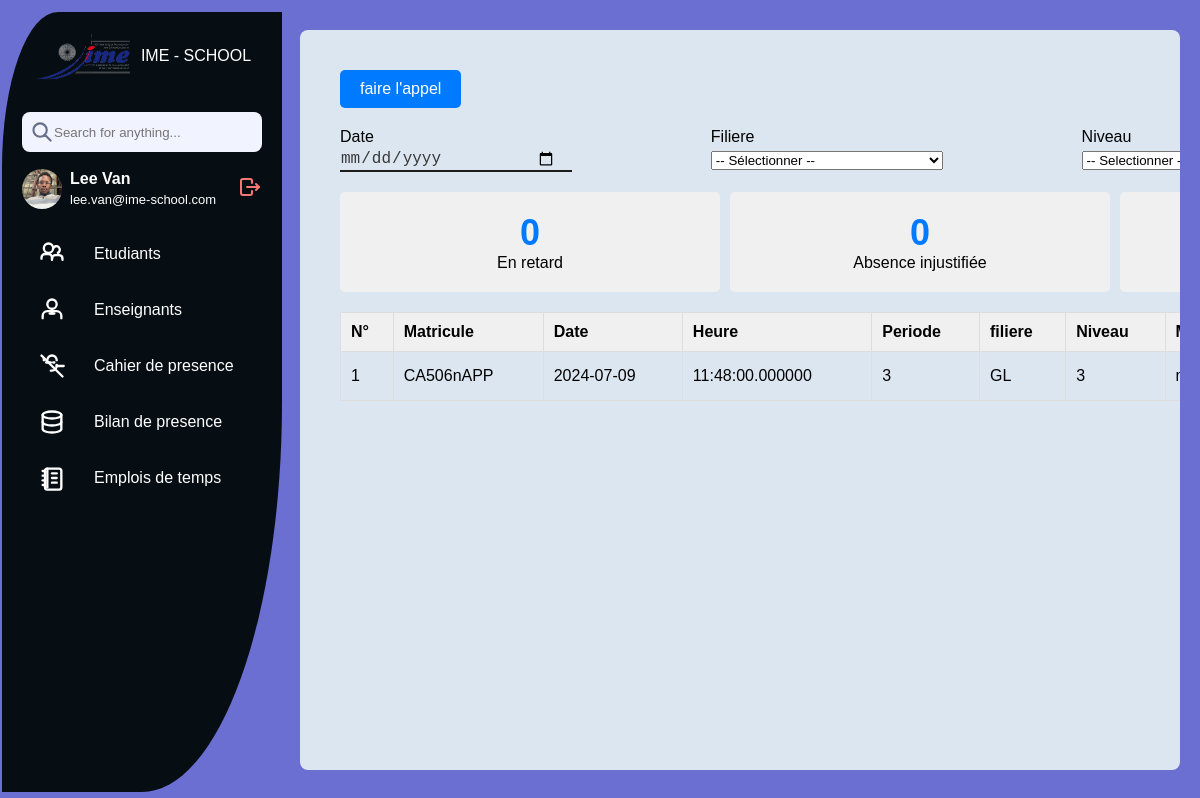
Screenshot of /pages/cahier_de_presence/cahier_de_presence.php with the database file from the repository.
### tables this page shows
CREATE TABLE `cahier_appel` (
  `id` int(11) NOT NULL,
  `matricul` varchar(255) NOT NULL,
  `date` date NOT NULL,
  `heure` time(6) NOT NULL,
  `periode` int(255) NOT NULL,
  `filiere` varchar(255) NOT NULL,
  `niveau` int(255) NOT NULL,
  `matiere` varchar(255) NOT NULL,
  `professeur` varchar(255) NOT NULL
);

### pages/cahier_de_presence/cahier_de_presence.php (the view, shortened to what this page needs)
<!DOCTYPE html>
<html lang="fr">
<head>
    <link rel="stylesheet" href="style_cahier_de_presence.css">
</head>
<body>
    <aside>
        <div class="sidebar-top">
            <a href="#" class="logo__wrapper">
                <img src="../../assets/images/imelogos.png" alt="Logo" class="logo-small">
                <span class="hide">
                IME - SCHOOL
                </span>
            </a>
        </div>
        <div class="search__wrapper">
            <input type="search" placeholder="Search for anything...">
        </div>
        <div class="user-info">
            <div class="sidebar__profile">
                <div class="avatar__wrapper">
                    <img class="avatar" src="../../assets/images/leevan.jpg" alt="Joe Doe Picture">
            </div>
            <section class="avatar__name hide">
                <div class="user-name">Lee Van</div>
                <div class="email">lee.van@ime-school.com</div>
            </section>
            <a href="#logout" class="logout">
            </a>
        </div>
        <div class="sidebar-links">
            <ul class="menu">
            <li>
              <a href="../Etudiants/etudiant.php" title="Sector" class="tooltip" class="menu-button active" onclick="handleClick(this)">
                  <span class="link hide">Etudiants</span>
              </a>
          </li>
          <li>
            <a href="../Enseignants/enseignant.php" title="Absence" class="tooltip" class="menu-button" onclick="handleClick(this)">
                <span class="link hide">Enseignants</span>
            </a>
          </li>
          <li>
            <a href="../Cahier_de_presence/cahier_de_presence.php" title="Users" class="tooltip" class="menu-button" onclick="handleClick(this)">
              <span class="link hide">Cahier de presence</span>
            </a>
          </li>
          <li>
            <a href="../Bilan_de_presence/bilan_de_presence.php" title="teacher" class="tooltip" class="menu-button" onclick="handleClick(this)">
              <span class="link hide">Bilan de presence</span>
            </a>
          </li>
          <li>
            <a href="../Emplois_de_temps/Emplois_de_temps.php" title="sector with manage presence" class="tooltip" class="menu-button" onclick="handleClick(this)">
              <span class="link hide">Emplois de temps</span>
            </a>
          </li>
            </ul>
        </div>
    </aside>
    <main>
    <div class="container">
        <div class="controls">
          <button onclick="openModal()">faire l'appel</button>
        </div>
        <form action="" method="post" >
          <div class="filters">
            <div class="filter">
                <label  for="date">Date</label>
                <input class="input__field" type="date" id="date" required autocomplete="off">
            </div>
            <div class="filter">
                <label for="classe">Filiere</label>
                <select id="classe" name="filiere" required autocomplete="off">
                    <option  value="">-- Sélectionner --</option>
                </select>
            </div>
            <div class="filter">
                <label for="groupe">Niveau</label>
                <select id="groupe" name="niveau" required autocomplete="off">
                  <option value="" class="input__field">-- Selectionner --</option>
                </select>
            </div>
          </div>
        </form>
        <div class="stats">
            <div class="stat">
                <h2><span class="number">0</span></h2>
                <span class="label">En retard</span>
            </div>
            <div class="stat">
                <h2><span class="number">0</span></h2>
                <span class="label">Absence injustifiée</span>
            </div>
            <div class="stat">
                <h2><span class="number">0</span></h2>
            </div>
        </div>
        <div class="table-container">
            <table>
                <thead>
                    <tr>
                        <th>N°</th>
                        <th>Matricule</th>
                        <th>Date</th>
                        <th>Heure</th>
                        <th>Periode</th>
                        <th>filiere</th>
                        <th>Niveau</th>
                        <th>Matiere</th>
                    </tr>
                </thead>
                <tbody>
                <?php
                  $dsn = 'mysql:host=localhost;dbname=campus_school';
                  $username = 'root';
                  $password = '';
                  try {
                      $pdo = new PDO($dsn, $username, $password);
                      $pdo->setAttribute(PDO::ATTR_ERRMODE, PDO::ERRMODE_EXCEPTION);
                      $sql = "SELECT * FROM cahier_appel  WHERE 1";
                      $stmt = $pdo->prepare($sql);
                      $stmt->execute();
                      $counter = 1;
                      while ($row = $stmt->fetch(PDO::FETCH_ASSOC)) {
                          echo "<tr>";
                          echo "<td>" . $counter++ . "</td>";
                          echo "<td>" . htmlspecialchars($row['matricul']) . "</td>";
                          echo "<td>" . htmlspecialchars($row['date']) . "</td>";
                          echo "<td>" . htmlspecialchars($row['heure']) . "</td>";
                          echo "<td>" . htmlspecialchars($row['periode']) . "</td>";
                          echo "<td>" . htmlspecialchars($row['filiere']) . "</td>";
                          echo "<td>" . htmlspecialchars($row['niveau']) . "</td>";
                          echo "<td>" . htmlspecialchars($row['matiere']) . "</td>";
                          echo "</tr>";
                      }
                  } catch (PDOException $e) {
                      echo "Erreur : " . $e->getMessage();
                  }
                  ?>
                </tbody>
            </table>
        </div>
    </div>
    </main>
</body>
</html>

### rows the page displays
cahier_appel: matricul "CA506nAPP", date "2024-07-09", heure "11:48:00.000000", periode "3", filiere "GL", niveau "3"
